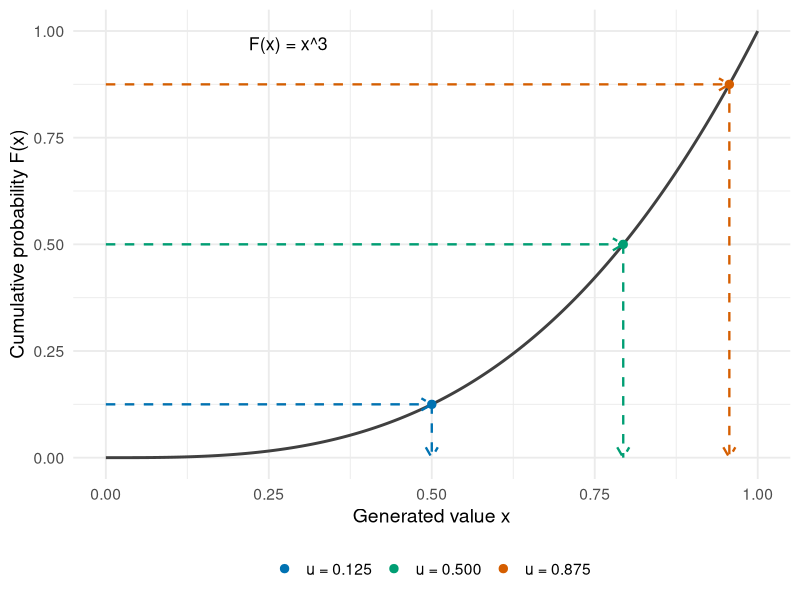
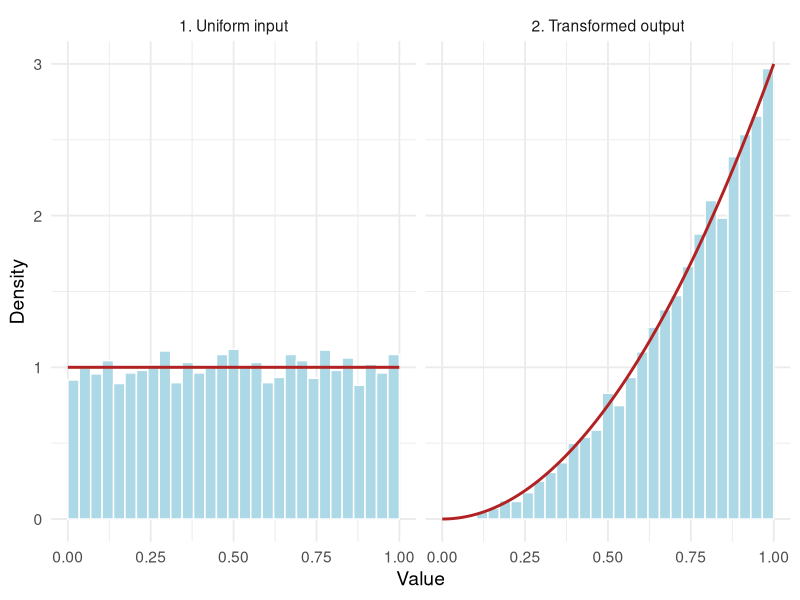
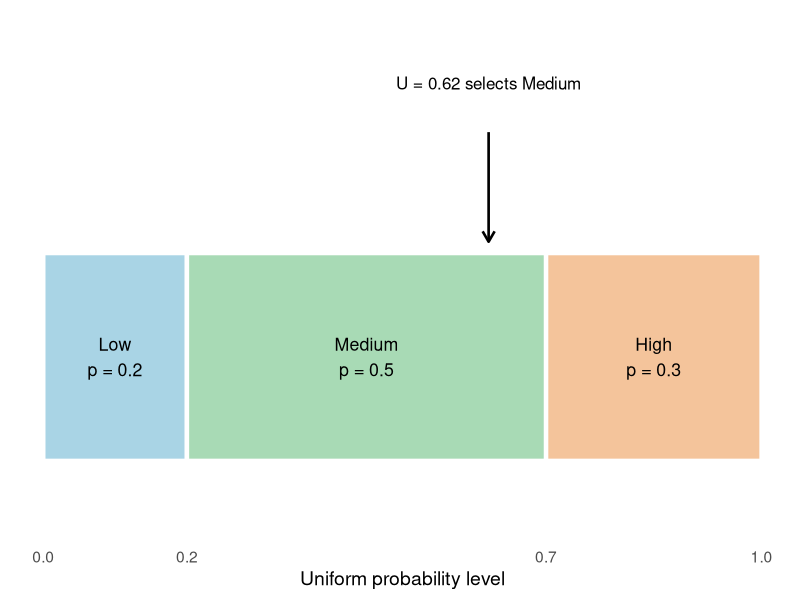
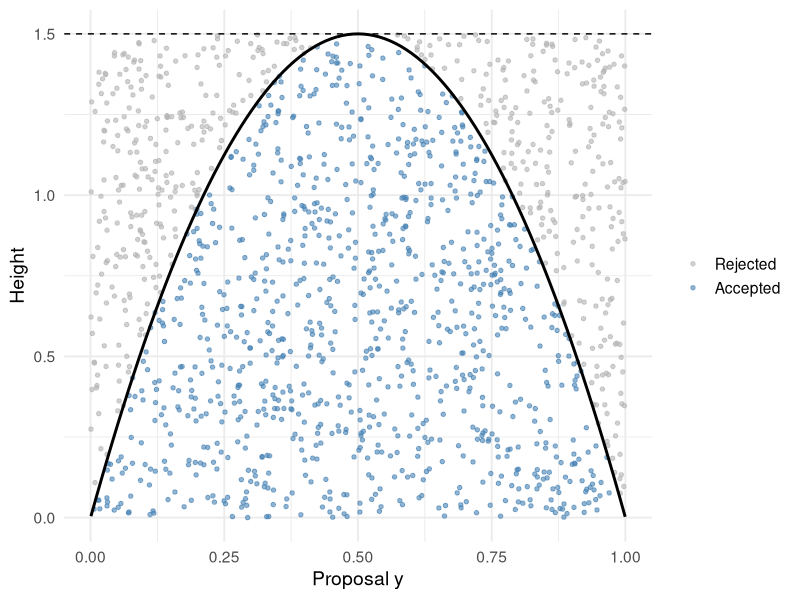
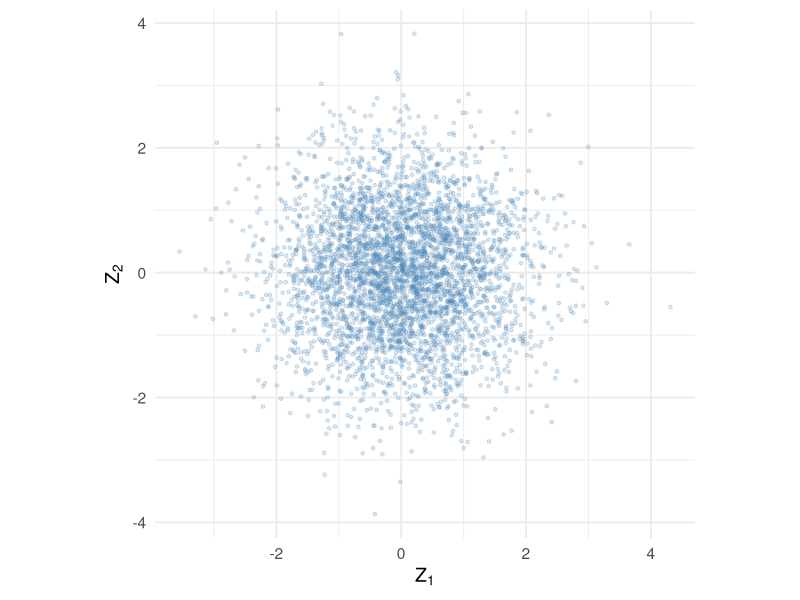
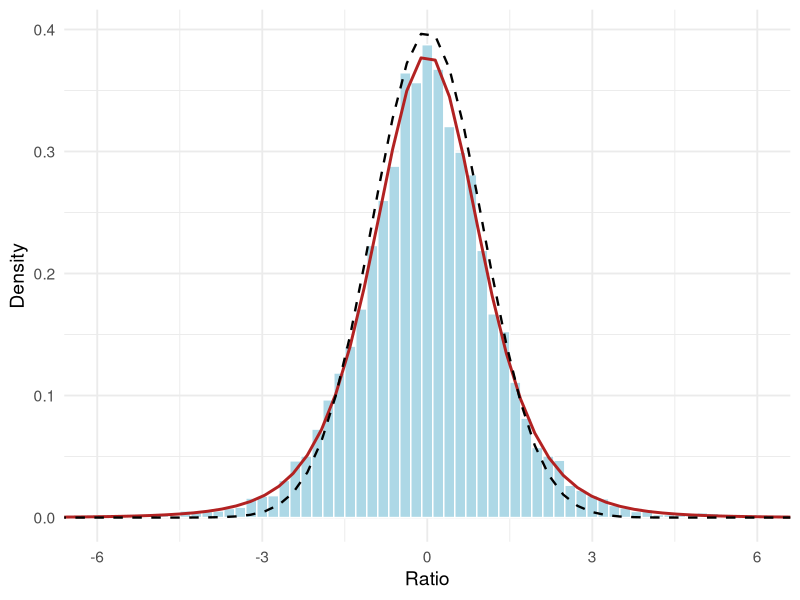
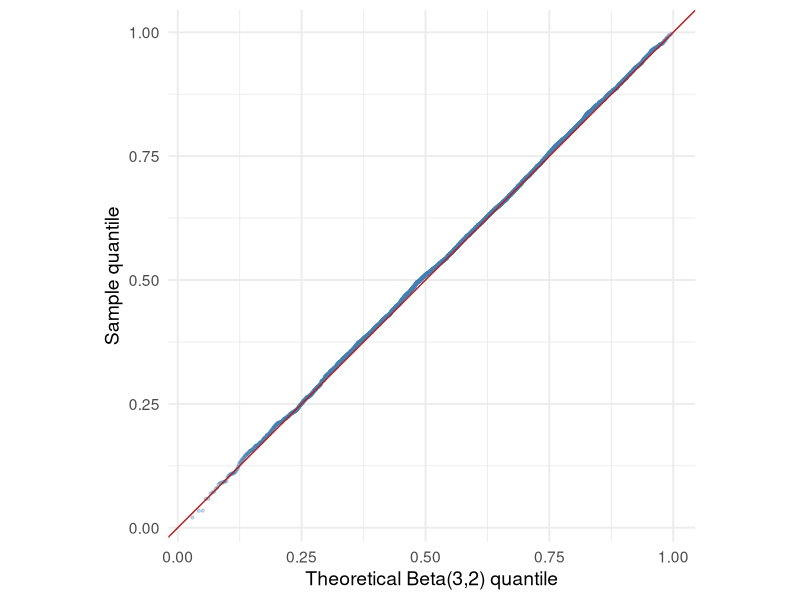
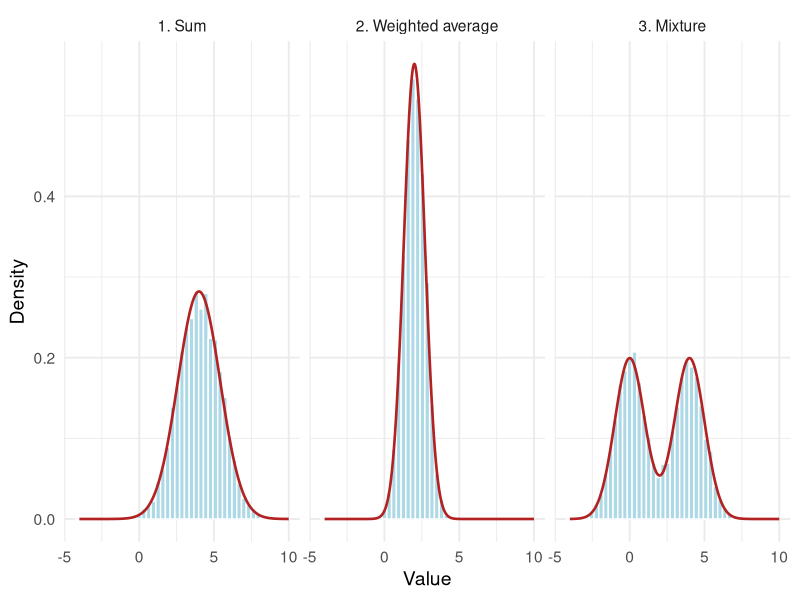

The R source for these figures, in order:
## ---- chunk 1
#| label: rv-setup
#| include: false
#| cache: false
#| code-fold: true
library(ggplot2)
theme_set(theme_minimal(base_size = 14))
knitr::opts_chunk$set(
  fig.width = 8, fig.height = 4.8, fig.align = "center",
  dpi = 144, collapse = TRUE, comment = "#>"
)
## ---- chunk 2
#| label: rv-seed
#| code-fold: true
set.seed(8670)
u_first <- runif(5)

set.seed(8670)
u_repeated <- runif(5)

rbind(first = u_first, repeated = u_repeated)
identical(u_first, u_repeated)
## ---- chunk 3
#| label: rv-sampling
#| code-fold: true
set.seed(8671)
observed_waits <- c(2, 3, 3, 5, 7, 12)  # illustrative waiting times

sample(observed_waits, size = 6, replace = TRUE)
sample(observed_waits, size = 6, replace = FALSE)
## ---- chunk 4
#| label: fig-rv-quantile-map
#| code-fold: true
#| echo: !expr knitr::is_html_output()
#| fig-cap: "The inverse CDF converts a probability level into an observation. Each horizontal arrow starts at u; the downward arrow lands at x = u^(1/3). The dashed guides are a construction, not additional random draws."
#| fig-alt: "Three colored paths move from probability levels 0.125, 0.5, and 0.875 across to the curve F(x)=x cubed and then down to the corresponding quantiles."
#| fig-width: 7
#| fig-height: 4.8
quantile_paths <- data.frame(
  u = c(0.125, 0.5, 0.875),
  level = factor(c("u = 0.125", "u = 0.500", "u = 0.875"))
)
quantile_paths$x <- quantile_paths$u^(1 / 3)
quantile_grid <- data.frame(x = seq(0, 1, length.out = 401))

ggplot(quantile_grid, aes(x, x^3)) +
  geom_line(color = "grey25", linewidth = 1) +
  geom_segment(
    data = quantile_paths, inherit.aes = FALSE,
    aes(x = 0, xend = x, y = u, yend = u, color = level),
    linewidth = 0.8, linetype = "dashed", show.legend = FALSE,
    arrow = grid::arrow(length = grid::unit(0.12, "inches"))
  ) +
  geom_segment(
    data = quantile_paths, inherit.aes = FALSE,
    aes(x = x, xend = x, y = u, yend = 0, color = level),
    linewidth = 0.8, linetype = "dashed", show.legend = FALSE,
    arrow = grid::arrow(length = grid::unit(0.12, "inches"))
  ) +
  geom_point(
    data = quantile_paths, inherit.aes = FALSE,
    aes(x, u, color = level), size = 2.5
  ) +
  annotate("text", x = 0.28, y = 0.97, label = "F(x) = x^3", size = 4.5) +
  scale_color_manual(values = c("#0072B2", "#009E73", "#D55E00")) +
  scale_x_continuous(breaks = seq(0, 1, 0.25)) +
  scale_y_continuous(breaks = seq(0, 1, 0.25)) +
  coord_cartesian(xlim = c(0, 1), ylim = c(0, 1)) +
  labs(x = "Generated value x", y = "Cumulative probability F(x)", color = NULL) +
  theme(legend.position = "bottom")
## ---- chunk 5
#| label: fig-rv-inverse
#| code-fold: true
#| fig-cap: "Left: uniform probability levels. Right: mapping them through the quantile function produces values with the increasing target density."
#| fig-width: 9
set.seed(8672)
n <- 5000
u <- runif(n)
x_power <- u^(1 / 3)

plot_data <- rbind(
  data.frame(value = u, distribution = "1. Uniform input"),
  data.frame(value = x_power, distribution = "2. Transformed output")
)
grid <- seq(0, 1, length.out = 301)
curve_data <- rbind(
  data.frame(value = grid, density = 1,
             distribution = "1. Uniform input"),
  data.frame(value = grid, density = 3 * grid^2,
             distribution = "2. Transformed output")
)

ggplot(plot_data, aes(value)) +
  geom_histogram(aes(y = after_stat(density)), bins = 30,
                 boundary = 0, fill = "lightblue", color = "white") +
  geom_line(data = curve_data, aes(y = density),
            color = "firebrick", linewidth = 1) +
  facet_wrap(~ distribution) +
  labs(x = "Value", y = "Density")
## ---- chunk 6
#| label: rv-power-moments
#| code-fold: true
knitr::kable(
  data.frame(
    quantity = c("Mean", "Variance"),
    simulated = c(mean(x_power), var(x_power)),
    theoretical = c(3 / 4, 3 / 80)
  ),
  digits = 4
)
## ---- chunk 7
#| label: rv-exponential
#| code-fold: true
set.seed(8673)
lambda <- 0.7
u <- runif(10000)
waiting_time <- -log1p(-u) / lambda

c(
  simulated_mean = mean(waiting_time),
  theoretical_mean = 1 / lambda,
  simulated_prob_above_3 = mean(waiting_time > 3),
  theoretical_prob_above_3 = exp(-lambda * 3)
)
## ---- chunk 8
#| label: rv-numerical-inversion
#| code-fold: true
custom_cdf <- function(x) (x + x^3) / 2  # used only on [0, 1]

custom_quantile <- function(u) {
  vapply(u, function(ui) {
    uniroot(
      function(x) custom_cdf(x) - ui,
      interval = c(0, 1), tol = 1e-10
    )$root
  }, numeric(1))
}

set.seed(8676)
u <- runif(2000)
x_numeric <- custom_quantile(u)

c(
  largest_cdf_residual = max(abs(custom_cdf(x_numeric) - u)),
  simulated_mean = mean(x_numeric),
  theoretical_mean = 5 / 8
)
## ---- chunk 9
#| label: rv-truncation
#| code-fold: true
set.seed(8677)
a <- 1
b <- 2
u <- runif(5000)
truncated_normal <- qnorm(pnorm(a) + u * (pnorm(b) - pnorm(a)))

c(
  simulated_mean = mean(truncated_normal),
  theoretical_mean = (dnorm(a) - dnorm(b)) / (pnorm(b) - pnorm(a)),
  fraction_in_interval = mean(truncated_normal > a & truncated_normal < b)
)
## ---- chunk 10
#| label: fig-rv-probability-strip
#| code-fold: true
#| echo: !expr knitr::is_html_output()
#| fig-cap: "Discrete generation allocates the unit interval to outcomes. The middle category receives half of the interval, so it is selected with probability 0.5. Boundary points follow the generalized-inverse convention and have probability zero for an ideal continuous uniform."
#| fig-alt: "The interval from zero to one is divided into Low from zero to 0.2, Medium from 0.2 to 0.7, and High from 0.7 to one. An arrow at 0.62 points to Medium."
#| fig-width: 8
#| fig-height: 2.8
probability_strip <- data.frame(
  left = c(0, 0.2, 0.7), right = c(0.2, 0.7, 1),
  category = factor(c("Low", "Medium", "High"),
                    levels = c("Low", "Medium", "High")),
  label = c("Low\np = 0.2", "Medium\np = 0.5", "High\np = 0.3")
)
ggplot(probability_strip) +
  geom_rect(aes(xmin = left, xmax = right, ymin = 0.15, ymax = 0.7,
                fill = category), color = "white", linewidth = 1.5) +
  geom_text(aes(x = (left + right) / 2, y = 0.425, label = label),
            size = 4.5, lineheight = 1.2) +
  annotate("segment", x = 0.62, xend = 0.62, y = 1.02, yend = 0.73,
           linewidth = 0.9,
           arrow = grid::arrow(length = grid::unit(0.12, "inches"))) +
  annotate("text", x = 0.62, y = 1.15, label = "U = 0.62 selects Medium",
           size = 4.3) +
  scale_fill_manual(values = c("#A9D4E5", "#A8DAB5", "#F4C49B"),
                    guide = "none") +
  scale_x_continuous(breaks = c(0, 0.2, 0.7, 1), expand = expansion(mult = 0.04)) +
  coord_cartesian(xlim = c(0, 1), ylim = c(0, 1.28)) +
  labs(x = "Uniform probability level", y = NULL) +
  theme(axis.text.y = element_blank(), axis.ticks.y = element_blank(),
        panel.grid = element_blank())
## ---- chunk 11
#| label: rv-discrete
#| code-fold: true
set.seed(8674)
p <- 0.4
bernoulli <- as.integer(runif(10000) > 1 - p)

labels <- c("Low", "Medium", "High")
probabilities <- c(0.2, 0.5, 0.3)
cutoffs <- cumsum(probabilities)
u <- runif(10000)

# First cutoff that reaches u: this also handles u at a cutoff.
index <- vapply(u, function(ui) which(ui <= cutoffs)[1], integer(1))
category <- factor(labels[index], levels = labels)

mean(bernoulli)
prop.table(table(category))

# Built-in alternative for the same categorical distribution.
head(sample(labels, size = 10, replace = TRUE, prob = probabilities))
## ---- chunk 12
#| label: rv-geometric
#| code-fold: true
set.seed(8675)
p <- 0.25
u <- runif(10000)
failures <- ceiling(log1p(-u) / log1p(-p)) - 1

c(
  simulated_mean = mean(failures),
  theoretical_mean = (1 - p) / p,
  largest_difference_from_qgeom = max(abs(failures - qgeom(u, prob = p)))
)
## ---- chunk 13
#| label: fig-rv-rejection
#| code-fold: true
#| fig-cap: "Uniform proposals form points under the envelope of height 1.5. Retaining only points below the target density produces Beta(2,2) draws along the horizontal axis."
set.seed(8678)
proposal <- runif(1500)
height <- 1.5 * runif(1500)
accepted <- height <= dbeta(proposal, 2, 2)
proposal_data <- data.frame(proposal, height, accepted)

ggplot(proposal_data, aes(proposal, height, color = accepted)) +
  geom_point(alpha = 0.6, size = 1.2) +
  stat_function(fun = function(x) dbeta(x, 2, 2),
                color = "black", linewidth = 1) +
  geom_hline(yintercept = 1.5, linetype = "dashed") +
  scale_color_manual(values = c("grey70", "steelblue"),
                     labels = c("Rejected", "Accepted")) +
  labs(x = "Proposal y", y = "Height", color = NULL)
## ---- chunk 14
#| label: rv-rejection-generator
#| code-fold: true
rbeta22_rejection <- function(n, M = 1.5) {
  stopifnot(
    length(n) == 1L, is.finite(n), n >= 0, n == floor(n),
    length(M) == 1L, is.finite(M), M >= 1.5
  )
  draws <- numeric(n)
  n_accepted <- 0L
  proposals <- 0L

  while (n_accepted < n) {
    y <- runif(1)
    u <- runif(1)
    proposals <- proposals + 1L
    if (u <= dbeta(y, 2, 2) / M) {
      n_accepted <- n_accepted + 1L
      draws[n_accepted] <- y
    }
  }
  list(draws = draws, proposals = proposals)
}

set.seed(8679)
beta_tight <- rbeta22_rejection(2000, M = 1.5)
beta_loose <- rbeta22_rejection(2000, M = 6)

knitr::kable(data.frame(
  M = c(1.5, 6),
  proposals = c(beta_tight$proposals, beta_loose$proposals),
  expected_proposals = 2000 * c(1.5, 6),
  observed_acceptance = 2000 / c(beta_tight$proposals, beta_loose$proposals),
  theoretical_acceptance = 1 / c(1.5, 6)
), digits = 3, col.names = c(
  "M", "Proposals", "Expected proposals", "Observed rate", "Target rate"
))
## ---- chunk 15
#| label: fig-rv-box-muller
#| code-fold: true
#| fig-cap: "Box-Muller creates a circular normal cloud from two independent uniforms. The two normal coordinates are independent even though their formulas share a radius and angle."
set.seed(8680)
n <- 4000
radius <- sqrt(-2 * log(runif(n)))
angle <- 2 * pi * runif(n)
z1 <- radius * cos(angle)
z2 <- radius * sin(angle)

ggplot(data.frame(z1, z2), aes(z1, z2)) +
  geom_point(alpha = 0.2, color = "steelblue", size = 1) +
  coord_equal() +
  labs(x = expression(Z[1]), y = expression(Z[2]))
## ---- chunk 16
#| label: fig-rv-student-t
#| code-fold: true
#| fig-cap: "A random denominator creates heavier tails. The generated ratios agree with the t distribution with 5 degrees of freedom; the dashed normal density has lighter tails."
set.seed(8681)
n <- 10000
nu <- 5
normal_numerator <- rnorm(n)
chi_square <- rowSums(matrix(rnorm(n * nu), nrow = n)^2)
t_draws <- normal_numerator / sqrt(chi_square / nu)

ggplot(data.frame(value = t_draws), aes(value)) +
  geom_histogram(aes(y = after_stat(density)), binwidth = 0.2,
                 fill = "lightblue", color = "white") +
  stat_function(fun = function(x) dt(x, df = nu),
                color = "firebrick", linewidth = 1) +
  stat_function(fun = dnorm, linetype = "dashed", linewidth = 0.8) +
  coord_cartesian(xlim = c(-6, 6)) +
  labs(x = "Ratio", y = "Density")
## ---- chunk 17
#| label: fig-rv-beta-qq
#| code-fold: true
#| fig-cap: "A quantile comparison checks the entire distribution of the gamma ratio against Beta(3,2), including its tails."
set.seed(8682)
n <- 5000
g1 <- rgamma(n, shape = 3, rate = 1)
g2 <- rgamma(n, shape = 2, rate = 1)
beta_ratio <- g1 / (g1 + g2)

qq_data <- data.frame(
  theoretical = qbeta(ppoints(n), shape1 = 3, shape2 = 2),
  observed = sort(beta_ratio)
)
ggplot(qq_data, aes(theoretical, observed)) +
  geom_point(alpha = 0.3, size = 0.8, color = "steelblue") +
  geom_abline(intercept = 0, slope = 1, color = "firebrick") +
  coord_equal() +
  labs(x = "Theoretical Beta(3,2) quantile", y = "Sample quantile")
## ---- chunk 18
#| label: fig-rv-mixture
#| code-fold: true
#| fig-cap: "Adding two observations, averaging them, and selecting one population produce different distributions. The solid curves show their respective theoretical densities."
#| fig-width: 10
set.seed(8683)
n <- 10000
x1 <- rnorm(n, mean = 0, sd = 1)
x2 <- rnorm(n, mean = 4, sd = 1)
component <- sample.int(2, n, replace = TRUE, prob = c(0.5, 0.5))
x_mixture <- rnorm(n, mean = c(0, 4)[component], sd = 1)

mechanisms <- c("1. Sum", "2. Weighted average", "3. Mixture")
mixture_plot <- data.frame(
  value = c(x1 + x2, (x1 + x2) / 2, x_mixture),
  mechanism = rep(mechanisms, each = n)
)
grid <- seq(-4, 10, length.out = 500)
mixture_curves <- data.frame(
  value = rep(grid, 3),
  density = c(
    dnorm(grid, 4, sqrt(2)),
    dnorm(grid, 2, sqrt(0.5)),
    0.5 * dnorm(grid, 0, 1) + 0.5 * dnorm(grid, 4, 1)
  ),
  mechanism = rep(mechanisms, each = length(grid))
)
ggplot(mixture_plot, aes(value)) +
  geom_histogram(aes(y = after_stat(density)), bins = 45,
                 fill = "lightblue", color = "white") +
  geom_line(data = mixture_curves, aes(y = density),
            color = "firebrick", linewidth = 0.9) +
  facet_wrap(~ mechanism, nrow = 1) +
  labs(x = "Value", y = "Density")
## ---- chunk 19
#| label: rv-poisson-gamma
#| code-fold: true
set.seed(8684)
n <- 20000
a <- 2
b <- 0.5
latent_rate <- rgamma(n, shape = a, rate = b)
counts <- rpois(n, lambda = latent_rate)

knitr::kable(data.frame(
  quantity = c("Mean", "Variance"),
  simulated = c(mean(counts), var(counts)),
  theoretical = c(a / b, a / b + a / b^2)
), digits = 3)
## ---- chunk 20
#| label: fig-rv-covariance-map
#| code-fold: true
#| echo: !expr knitr::is_html_output()
#| fig-cap: "A matrix factor introduces scale and dependence; adding the mean shifts location. The black curves are corresponding 95% normal probability contours. All three panels use the same underlying draws and the same axis scale."
#| fig-alt: "Three panels show the same colored normal points as a circular cloud, a correlated elliptical cloud, and the same ellipse shifted to mean two, one."
#| fig-width: 10
#| fig-height: 4.3
set.seed(8695)
geometry_z <- matrix(rnorm(1600), ncol = 2)
geometry_sigma <- matrix(c(1, 0.8, 0.8, 2), 2)
geometry_R <- chol(geometry_sigma)
geometry_correlated <- geometry_z %*% geometry_R
geometry_shifted <- sweep(geometry_correlated, 2, c(2, 1), FUN = "+")
stages <- c("1. Independent normals", "2. Apply the factor", "3. Add the mean")
geometry_data <- do.call(rbind, lapply(seq_along(stages), function(j) {
  values <- list(geometry_z, geometry_correlated, geometry_shifted)[[j]]
  data.frame(x = values[, 1], y = values[, 2],
             original_z1 = geometry_z[, 1], stage = stages[j])
}))
theta <- seq(0, 2 * pi, length.out = 301)
reference_circle <- sqrt(qchisq(0.95, df = 2)) * cbind(cos(theta), sin(theta))
reference_ellipse <- reference_circle %*% geometry_R
geometry_contours <- do.call(rbind, lapply(seq_along(stages), function(j) {
  values <- list(reference_circle, reference_ellipse,
                 sweep(reference_ellipse, 2, c(2, 1), FUN = "+"))[[j]]
  data.frame(x = values[, 1], y = values[, 2], stage = stages[j])
}))
geometry_centers <- data.frame(x = c(0, 0, 2), y = c(0, 0, 1), stage = stages)

ggplot(geometry_data, aes(x, y)) +
  geom_hline(yintercept = 0, color = "grey80", linewidth = 0.4) +
  geom_vline(xintercept = 0, color = "grey80", linewidth = 0.4) +
  geom_point(aes(color = original_z1), alpha = 0.35, size = 0.75) +
  geom_path(data = geometry_contours, linewidth = 0.7) +
  geom_point(data = geometry_centers, shape = 4, size = 3, stroke = 1.1) +
  scale_color_gradient2(low = "#0072B2", mid = "grey80", high = "#D55E00",
                        midpoint = 0, guide = "none") +
  facet_wrap(~ stage, nrow = 1) +
  coord_equal() +
  labs(x = "Coordinate 1", y = "Coordinate 2")
## ---- chunk 21
#| label: rv-mvn-generator
#| code-fold: true
rmvn_chol <- function(n, mu, Sigma) {
  d <- length(mu)
  stopifnot(
    length(n) == 1L, is.finite(n), n >= 0, n == floor(n),
    d > 0L, all(is.finite(mu)),
    is.matrix(Sigma), all(dim(Sigma) == c(d, d)),
    all(is.finite(Sigma)), isSymmetric(Sigma)
  )
  R <- chol(Sigma)  # requires positive definiteness here
  Z <- matrix(rnorm(n * d), nrow = n, ncol = d)
  sweep(Z %*% R, MARGIN = 2, STATS = mu, FUN = "+")
}

set.seed(8685)
mu <- c(1, 2)
Sigma <- matrix(c(1, 0.8, 0.8, 2), nrow = 2)
mvn_draws <- rmvn_chol(10000, mu, Sigma)

colMeans(mvn_draws)
cov(mvn_draws)
Sigma
## ---- chunk 22
#| label: fig-rv-dependence
#| code-fold: true
#| fig-cap: "The marginal distributions are the same in both panels. Positive correlation puts more probability in the upper-right region where both measurements exceed 1."
#| fig-width: 9
set.seed(8686)
n <- 30000
independent_pair <- rmvn_chol(n, c(0, 0), diag(2))
correlated_pair <- rmvn_chol(
  n, c(0, 0), matrix(c(1, 0.8, 0.8, 1), 2)
)

joint_probability <- c(
  mean(independent_pair[, 1] > 1 & independent_pair[, 2] > 1),
  mean(correlated_pair[, 1] > 1 & correlated_pair[, 2] > 1)
)
joint_results <- data.frame(
  model = c("Independent", "Correlation 0.8"),
  probability = joint_probability,
  MCSE = sqrt(joint_probability * (1 - joint_probability) / n)
)

# Plot a subset for legibility; estimates use all n observations.
dependence_plot <- rbind(
  data.frame(x = independent_pair[1:2000, 1],
             y = independent_pair[1:2000, 2], model = "Independent"),
  data.frame(x = correlated_pair[1:2000, 1],
             y = correlated_pair[1:2000, 2], model = "Correlation 0.8")
)
ggplot(dependence_plot, aes(x, y)) +
  annotate("rect", xmin = 1, xmax = Inf, ymin = 1, ymax = Inf,
           fill = "gold", alpha = 0.15) +
  geom_point(alpha = 0.2, color = "steelblue", size = 0.8) +
  geom_vline(xintercept = 1, linetype = "dashed") +
  geom_hline(yintercept = 1, linetype = "dashed") +
  facet_wrap(~ model) +
  coord_equal() +
  labs(x = "Measurement 1", y = "Measurement 2")
## ---- chunk 23
#| label: rv-joint-probability
#| code-fold: true
knitr::kable(joint_results, digits = 4,
             col.names = c("Model", "Joint probability", "MCSE"))
(1 - pnorm(1))^2  # exact probability under independence
## ---- chunk 24
#| label: rv-wishart
#| code-fold: true
set.seed(8688)
Sigma_w <- matrix(c(1, 0.4, 0.4, 2), 2)
wishart_df <- 12
W <- crossprod(rmvn_chol(wishart_df, c(0, 0), Sigma_w))
W / wishart_df  # expectation equals Sigma_w, but one draw is noisy
## ---- chunk 25
#| label: fig-rv-mvn-mixture
#| code-fold: true
#| fig-cap: "Each point is generated from one bivariate normal component. The label determines both its coordinates and its covariance structure."
set.seed(8687)
n <- 3000
component <- sample.int(2, n, replace = TRUE, prob = c(0.65, 0.35))
means <- list(c(0, 0), c(3, 2))
covariances <- list(
  matrix(c(1, 0.6, 0.6, 1), 2),
  matrix(c(0.6, -0.3, -0.3, 1), 2)
)
mixed_vectors <- matrix(NA_real_, nrow = n, ncol = 2)

for (j in seq_len(2)) {
  rows <- which(component == j)
  if (length(rows) > 0) {
    mixed_vectors[rows, ] <- rmvn_chol(
      length(rows), means[[j]], covariances[[j]]
    )
  }
}

ggplot(
  data.frame(x = mixed_vectors[, 1], y = mixed_vectors[, 2],
             component = factor(component)),
  aes(x, y, color = component)
) +
  geom_point(alpha = 0.25, size = 1) +
  coord_equal() +
  scale_color_manual(values = c("steelblue", "firebrick")) +
  labs(x = "Variable 1", y = "Variable 2", color = "Component")
## ---- chunk 26
#| label: rv-sphere-generator
#| code-fold: true
runif_sphere <- function(n, d) {
  stopifnot(
    length(n) == 1L, is.finite(n), n >= 0, n == floor(n),
    length(d) == 1L, is.finite(d), d >= 1, d == floor(d)
  )
  Z <- matrix(rnorm(n * d), nrow = n, ncol = d)
  lengths <- sqrt(rowSums(Z^2))
  sweep(Z, MARGIN = 1, STATS = lengths, FUN = "/")
}
## ---- chunk 27
#| label: fig-rv-ball
#| code-fold: true
#| fig-cap: "In two dimensions, normalized normals lie on the circle. Multiplying by an independent square-root-uniform radius fills the disk uniformly in area."
#| fig-width: 9
set.seed(8689)
n <- 2500
directions <- runif_sphere(n, d = 2)
disk <- sweep(directions, 1, sqrt(runif(n)), FUN = "*")

sphere_plot <- rbind(
  data.frame(x = directions[, 1], y = directions[, 2],
             region = "Surface: unit circle"),
  data.frame(x = disk[, 1], y = disk[, 2],
             region = "Interior: unit disk")
)
ggplot(sphere_plot, aes(x, y)) +
  geom_point(alpha = 0.3, size = 0.7, color = "steelblue") +
  facet_wrap(~ region) +
  coord_equal() +
  labs(x = "Coordinate 1", y = "Coordinate 2")
## ---- chunk 28
#| label: fig-rv-validation
#| code-fold: true
#| fig-cap: "The empirical CDF of accepted proposals tracks the Beta(2,2) CDF. Sampling variation creates small discrepancies even for a correct generator."
ggplot(data.frame(value = beta_tight$draws), aes(value)) +
  stat_ecdf(geom = "step", color = "steelblue", linewidth = 0.7) +
  stat_function(fun = function(x) pbeta(x, 2, 2),
                color = "firebrick", linewidth = 0.9, linetype = "dashed") +
  labs(x = "Accepted value", y = "Cumulative probability")
## ---- chunk 29
#| label: rv-mcse
#| code-fold: true
set.seed(8690)
B <- 10000
event <- rexp(B, rate = 0.7) > 3
p_hat <- mean(event)
mcse <- sqrt(p_hat * (1 - p_hat) / B)

knitr::kable(data.frame(
  estimate = p_hat,
  MCSE = mcse,
  exact = exp(-0.7 * 3),
  lower_MC_limit = p_hat - 1.96 * mcse,
  upper_MC_limit = p_hat + 1.96 * mcse
), digits = 4,
col.names = c("Estimate", "MCSE", "Exact", "Lower MC limit", "Upper MC limit"))
## ---- chunk 30
#| label: rv-power-study
#| code-fold: true
set.seed(8691)
B <- 4000
sigma <- 1
design <- expand.grid(n = c(10, 20, 40, 80), delta = c(0, 0.5))
critical <- qnorm(0.975)

power_results <- do.call(rbind, lapply(seq_len(nrow(design)), function(i) {
  n <- design$n[i]
  delta <- design$delta[i]
  control <- matrix(rnorm(B * n, 0, sigma), nrow = B)
  treatment <- matrix(rnorm(B * n, delta, sigma), nrow = B)
  se <- sigma * sqrt(2 / n)
  statistic <- (rowMeans(treatment) - rowMeans(control)) / se
  estimated <- mean(abs(statistic) > critical)
  shift <- delta / se
  exact <- pnorm(-critical - shift) +
    pnorm(critical - shift, lower.tail = FALSE)

  data.frame(
    n = n, delta = delta, estimated = estimated, exact = exact,
    MCSE = sqrt(estimated * (1 - estimated) / B)
  )
}))
power_results$scenario <- ifelse(
  power_results$delta == 0, "Null: Type I error", "Effect 0.5: power"
)
knitr::kable(power_results[, c("n", "delta", "estimated", "exact", "MCSE")],
             digits = 4)
## ---- chunk 31
#| label: fig-rv-power
#| code-fold: true
#| fig-cap: "Points are simulated rejection rates with approximate 95% Monte Carlo error bars. Lines are exact normal-model probabilities. Increasing the experiment's sample size increases power, while the Type I error remains near 0.05."
#| fig-width: 9
ggplot(power_results, aes(n, estimated)) +
  geom_line(aes(y = exact), color = "firebrick", linewidth = 0.9) +
  geom_errorbar(aes(
    ymin = pmax(0, estimated - 1.96 * MCSE),
    ymax = pmin(1, estimated + 1.96 * MCSE)
  ), width = 3, color = "steelblue") +
  geom_point(color = "steelblue", size = 2) +
  facet_wrap(~ scenario) +
  scale_x_continuous(breaks = c(10, 20, 40, 80)) +
  coord_cartesian(ylim = c(0, 1)) +
  labs(x = "Sample size per group", y = "Rejection probability")
## ---- chunk 32
#| label: rv-predictive
#| code-fold: true
set.seed(8692)
B <- 20000
a_post <- 4
b_post <- 16
batch_size <- 50
p_mean <- a_post / (a_post + b_post)

p_draw <- rbeta(B, shape1 = a_post, shape2 = b_post)
predictive_defects <- rbinom(B, size = batch_size, prob = p_draw)
plugin_defects <- rbinom(B, size = batch_size, prob = p_mean)

k <- 0:batch_size
# Exact beta-binomial probabilities, computed on the log scale.
predictive_pmf <- exp(
  lchoose(batch_size, k) +
    lbeta(k + a_post, batch_size - k + b_post) -
    lbeta(a_post, b_post)
)
predictive_comparison <- data.frame(
  model = c("Posterior predictive", "Plug-in"),
  simulated_variance = c(var(predictive_defects), var(plugin_defects)),
  theoretical_variance = c(
    batch_size * p_mean * (1 - p_mean) *
      (a_post + b_post + batch_size) / (a_post + b_post + 1),
    batch_size * p_mean * (1 - p_mean)
  ),
  simulated_prob_at_least_15 = c(
    mean(predictive_defects >= 15), mean(plugin_defects >= 15)
  ),
  exact_prob_at_least_15 = c(
    sum(predictive_pmf[k >= 15]),
    pbinom(14, size = batch_size, prob = p_mean, lower.tail = FALSE)
  )
)
knitr::kable(predictive_comparison, digits = 3, col.names = c(
  "Model", "Sim. variance", "Exact variance", "Sim. P(Y >= 15)", "Exact P(Y >= 15)"
))
## ---- chunk 33
#| label: fig-rv-predictive
#| code-fold: true
#| fig-cap: "The posterior predictive distribution spreads probability over a wider range of defect counts. The plug-in model ignores uncertainty about the process rate. Lines show exact probabilities and bars show simulated proportions."
#| fig-width: 9
predictive_plot <- rbind(
  data.frame(
    defects = k,
    proportion = tabulate(predictive_defects + 1, nbins = batch_size + 1) / B,
    exact = predictive_pmf,
    model = "Posterior predictive"
  ),
  data.frame(
    defects = k,
    proportion = tabulate(plugin_defects + 1, nbins = batch_size + 1) / B,
    exact = dbinom(k, size = batch_size, prob = p_mean),
    model = "Plug-in"
  )
)
ggplot(predictive_plot, aes(defects, proportion)) +
  geom_col(fill = "lightblue", width = 0.85) +
  geom_line(aes(y = exact), color = "firebrick", linewidth = 0.8) +
  geom_vline(xintercept = 14.5, linetype = "dashed") +
  facet_wrap(~ model) +
  coord_cartesian(xlim = c(0, 35)) +
  labs(x = "Defects in the next 50 items", y = "Probability")
## ---- chunk 34
#| label: rv-queue
#| code-fold: true
simulate_queue <- function(arrival_rate, n_customers = 200) {
  interarrival <- rexp(n_customers, rate = arrival_rate)
  service <- rgamma(n_customers, shape = 2, rate = 1)
  wait <- numeric(n_customers)
  if (n_customers > 1) {
    for (i in 2:n_customers) {
      wait[i] <- max(0, wait[i - 1] + service[i - 1] - interarrival[i])
    }
  }
  wait
}

set.seed(8693)
B_days <- 800
rates <- c(0.35, 0.45)
queue_results <- do.call(rbind, lapply(rates, function(rate) {
  # Each replication is an independent run of 200 customers, starting empty.
  fraction_delayed <- replicate(
    B_days, mean(simulate_queue(rate) > 5)
  )
  data.frame(
    arrival_rate = rate,
    utilization = 2 * rate,
    fraction_waiting_over_5 = mean(fraction_delayed),
    MCSE = sd(fraction_delayed) / sqrt(B_days)
  )
}))
knitr::kable(queue_results, digits = 4, col.names = c(
  "Arrival rate", "Utilization", "Fraction waiting > 5", "MCSE"
))
## ---- chunk 35
#| label: fig-rv-queue
#| code-fold: true
#| fig-cap: "Two illustrative paths show how delays carry over between customers. Estimates in the table average 800 independent runs per scenario; one path alone can be misleading."
#| fig-width: 9
set.seed(8694)
queue_paths <- do.call(rbind, lapply(rates, function(rate) {
  data.frame(
    customer = 1:200, wait = simulate_queue(rate),
    scenario = paste("Arrival rate =", rate)
  )
}))
ggplot(queue_paths, aes(customer, wait)) +
  geom_line(color = "steelblue", linewidth = 0.6) +
  geom_hline(yintercept = 5, linetype = "dashed", color = "firebrick") +
  facet_wrap(~ scenario) +
  labs(x = "Customer index", y = "Wait before service (minutes)")
